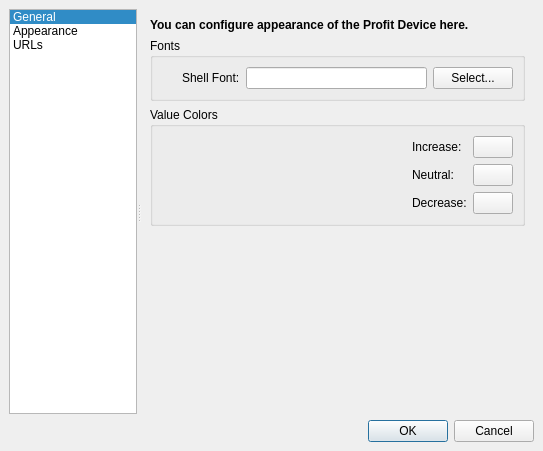
<ui version="4.0" >
 <class>SettingsDialog</class>
 <widget class="QDialog" name="SettingsDialog" >
  <property name="geometry" >
   <rect>
    <x>0</x>
    <y>0</y>
    <width>543</width>
    <height>451</height>
   </rect>
  </property>
  <property name="windowTitle" >
   <string>Profit Device Settings</string>
  </property>
  <property name="windowIcon" >
   <iconset resource="profit.qrc" >
    <normaloff>:/images/icons/blockdevice.png</normaloff>:/images/icons/blockdevice.png</iconset>
  </property>
  <layout class="QVBoxLayout" >
   <property name="spacing" >
    <number>6</number>
   </property>
   <property name="margin" >
    <number>9</number>
   </property>
   <item>
    <widget class="QSplitter" name="splitter" >
     <property name="orientation" >
      <enum>Qt::Horizontal</enum>
     </property>
     <widget class="QListWidget" name="sectionList" >
      <property name="sizePolicy" >
       <sizepolicy vsizetype="Expanding" hsizetype="Minimum" >
        <horstretch>0</horstretch>
        <verstretch>0</verstretch>
       </sizepolicy>
      </property>
      <property name="minimumSize" >
       <size>
        <width>128</width>
        <height>0</height>
       </size>
      </property>
      <property name="maximumSize" >
       <size>
        <width>128</width>
        <height>16777215</height>
       </size>
      </property>
      <property name="focusPolicy" >
       <enum>Qt::NoFocus</enum>
      </property>
      <property name="verticalScrollBarPolicy" >
       <enum>Qt::ScrollBarAlwaysOff</enum>
      </property>
      <property name="horizontalScrollBarPolicy" >
       <enum>Qt::ScrollBarAlwaysOff</enum>
      </property>
      <property name="iconSize" >
       <size>
        <width>32</width>
        <height>32</height>
       </size>
      </property>
      <property name="spacing" >
       <number>2</number>
      </property>
      <property name="viewMode" >
       <enum>QListView::ListMode</enum>
      </property>
      <property name="currentRow" >
       <number>0</number>
      </property>
      <item>
       <property name="text" >
        <string>General</string>
       </property>
       <property name="icon" >
        <iconset resource="profit.qrc" >
         <normaloff>:/images/icons/kcontrol.png</normaloff>:/images/icons/kcontrol.png</iconset>
       </property>
      </item>
      <item>
       <property name="text" >
        <string>Appearance</string>
       </property>
       <property name="icon" >
        <iconset resource="profit.qrc" >
         <normaloff>:/images/icons/looknfeel.png</normaloff>:/images/icons/looknfeel.png</iconset>
       </property>
      </item>
      <item>
       <property name="text" >
        <string>URLs</string>
       </property>
       <property name="icon" >
        <iconset resource="profit.qrc" >
         <normaloff>:/images/icons/www.png</normaloff>:/images/icons/www.png</iconset>
       </property>
      </item>
     </widget>
     <widget class="QStackedWidget" name="sectionStack" >
      <property name="currentIndex" >
       <number>1</number>
      </property>
      <widget class="QWidget" name="generalPage" >
       <property name="geometry" >
        <rect>
         <x>0</x>
         <y>0</y>
         <width>393</width>
         <height>401</height>
        </rect>
       </property>
       <layout class="QVBoxLayout" >
        <property name="spacing" >
         <number>6</number>
        </property>
        <property name="margin" >
         <number>9</number>
        </property>
        <item>
         <widget class="QLabel" name="label" >
          <property name="text" >
           <string>&lt;html>&lt;head>&lt;meta name="qrichtext" content="1" />&lt;style type="text/css">
p, li { white-space: pre-wrap; }
&lt;/style>&lt;/head>&lt;body style=" font-family:'Sans Serif'; font-size:9pt; font-weight:400; font-style:normal; text-decoration:none;">
&lt;p style=" margin-top:0px; margin-bottom:0px; margin-left:0px; margin-right:0px; -qt-block-indent:0; text-indent:0px;">&lt;span style=" font-weight:600;">You can configure the general behavior of the Profit Device here.&lt;/span>&lt;/p>&lt;/body>&lt;/html></string>
          </property>
         </widget>
        </item>
        <item>
         <widget class="QGroupBox" name="groupBox" >
          <property name="title" >
           <string>Ask Confirmation For</string>
          </property>
          <property name="flat" >
           <bool>true</bool>
          </property>
          <layout class="QVBoxLayout" >
           <property name="spacing" >
            <number>6</number>
           </property>
           <property name="margin" >
            <number>9</number>
           </property>
           <item>
            <widget class="QCheckBox" name="confirmCloseWhenModified" >
             <property name="text" >
              <string>Close with session modified</string>
             </property>
             <property name="checked" >
              <bool>true</bool>
             </property>
            </widget>
           </item>
           <item>
            <widget class="QCheckBox" name="confirmCloseWhenConnected" >
             <property name="text" >
              <string>Close when connected</string>
             </property>
             <property name="checked" >
              <bool>true</bool>
             </property>
            </widget>
           </item>
           <item>
            <widget class="QCheckBox" name="confirmActivateStrategy" >
             <property name="text" >
              <string>Activate trading strategy</string>
             </property>
             <property name="checked" >
              <bool>true</bool>
             </property>
            </widget>
           </item>
          </layout>
         </widget>
        </item>
        <item>
         <widget class="QGroupBox" name="groupBox" >
          <property name="title" >
           <string>Miscellaneous</string>
          </property>
          <property name="flat" >
           <bool>true</bool>
          </property>
          <layout class="QVBoxLayout" >
           <property name="spacing" >
            <number>6</number>
           </property>
           <property name="margin" >
            <number>9</number>
           </property>
           <item>
            <widget class="QCheckBox" name="useSystemTrayIcon" >
             <property name="text" >
              <string>Use system tray icon</string>
             </property>
             <property name="checked" >
              <bool>true</bool>
             </property>
            </widget>
           </item>
           <item>
            <layout class="QGridLayout" >
             <property name="margin" >
              <number>0</number>
             </property>
             <property name="spacing" >
              <number>6</number>
             </property>
             <item row="0" column="0" >
              <widget class="QLabel" name="label" >
               <property name="text" >
                <string>Startup Script:</string>
               </property>
              </widget>
             </item>
             <item row="1" column="1" >
              <widget class="QLineEdit" name="externalEditor" />
             </item>
             <item row="1" column="0" >
              <widget class="QLabel" name="label" >
               <property name="text" >
                <string>External Editor:</string>
               </property>
              </widget>
             </item>
             <item row="1" column="2" >
              <widget class="QPushButton" name="selectExternalEditor" >
               <property name="text" >
                <string>Select...</string>
               </property>
              </widget>
             </item>
             <item row="0" column="1" >
              <widget class="QLineEdit" name="startupScript" />
             </item>
             <item row="0" column="2" >
              <widget class="QPushButton" name="selectStartupScript" >
               <property name="text" >
                <string>Select...</string>
               </property>
              </widget>
             </item>
             <item row="2" column="1" >
              <widget class="QLabel" name="label" >
               <property name="text" >
                <string>Use &lt;b>$f&lt;/b> as filename argument.</string>
               </property>
              </widget>
             </item>
            </layout>
           </item>
          </layout>
         </widget>
        </item>
        <item>
         <spacer>
          <property name="orientation" >
           <enum>Qt::Vertical</enum>
          </property>
          <property name="sizeHint" stdset="0" >
           <size>
            <width>20</width>
            <height>16</height>
           </size>
          </property>
         </spacer>
        </item>
       </layout>
      </widget>
      <widget class="QWidget" name="appearancePage" >
       <property name="geometry" >
        <rect>
         <x>0</x>
         <y>0</y>
         <width>393</width>
         <height>401</height>
        </rect>
       </property>
       <layout class="QVBoxLayout" >
        <property name="spacing" >
         <number>6</number>
        </property>
        <property name="margin" >
         <number>9</number>
        </property>
        <item>
         <widget class="QLabel" name="label" >
          <property name="text" >
           <string>&lt;html>&lt;head>&lt;meta name="qrichtext" content="1" />&lt;style type="text/css">
p, li { white-space: pre-wrap; }
&lt;/style>&lt;/head>&lt;body style=" font-family:'Sans Serif'; font-size:9pt; font-weight:400; font-style:normal; text-decoration:none;">
&lt;p style=" margin-top:0px; margin-bottom:0px; margin-left:0px; margin-right:0px; -qt-block-indent:0; text-indent:0px;">&lt;span style=" font-weight:600;">You can configure appearance of the Profit Device here.&lt;/span>&lt;/p>&lt;/body>&lt;/html></string>
          </property>
          <property name="wordWrap" >
           <bool>true</bool>
          </property>
         </widget>
        </item>
        <item>
         <widget class="QGroupBox" name="groupBox" >
          <property name="title" >
           <string>Fonts</string>
          </property>
          <property name="flat" >
           <bool>true</bool>
          </property>
          <layout class="QVBoxLayout" >
           <property name="spacing" >
            <number>6</number>
           </property>
           <property name="margin" >
            <number>9</number>
           </property>
           <item>
            <layout class="QHBoxLayout" >
             <property name="spacing" >
              <number>6</number>
             </property>
             <property name="margin" >
              <number>0</number>
             </property>
             <item>
              <spacer>
               <property name="orientation" >
                <enum>Qt::Horizontal</enum>
               </property>
               <property name="sizeHint" stdset="0" >
                <size>
                 <width>20</width>
                 <height>20</height>
                </size>
               </property>
              </spacer>
             </item>
             <item>
              <widget class="QLabel" name="label" >
               <property name="text" >
                <string>Shell Font:</string>
               </property>
              </widget>
             </item>
             <item>
              <widget class="QLineEdit" name="shellFont" >
               <property name="sizePolicy" >
                <sizepolicy vsizetype="Fixed" hsizetype="Expanding" >
                 <horstretch>1</horstretch>
                 <verstretch>0</verstretch>
                </sizepolicy>
               </property>
               <property name="focusPolicy" >
                <enum>Qt::NoFocus</enum>
               </property>
               <property name="readOnly" >
                <bool>true</bool>
               </property>
              </widget>
             </item>
             <item>
              <widget class="QPushButton" name="selectShellFont" >
               <property name="text" >
                <string>Select...</string>
               </property>
              </widget>
             </item>
            </layout>
           </item>
          </layout>
         </widget>
        </item>
        <item>
         <widget class="QGroupBox" name="groupBox" >
          <property name="title" >
           <string>Value Colors</string>
          </property>
          <property name="flat" >
           <bool>true</bool>
          </property>
          <layout class="QHBoxLayout" >
           <property name="spacing" >
            <number>6</number>
           </property>
           <property name="margin" >
            <number>9</number>
           </property>
           <item>
            <spacer>
             <property name="orientation" >
              <enum>Qt::Horizontal</enum>
             </property>
             <property name="sizeHint" stdset="0" >
              <size>
               <width>161</width>
               <height>20</height>
              </size>
             </property>
            </spacer>
           </item>
           <item>
            <layout class="QGridLayout" >
             <property name="margin" >
              <number>0</number>
             </property>
             <property name="spacing" >
              <number>6</number>
             </property>
             <item row="2" column="1" >
              <widget class="QPushButton" name="decreaseColor" >
               <property name="text" >
                <string/>
               </property>
               <property name="flat" >
                <bool>false</bool>
               </property>
              </widget>
             </item>
             <item row="2" column="0" >
              <widget class="QLabel" name="label" >
               <property name="text" >
                <string>Decrease:</string>
               </property>
              </widget>
             </item>
             <item row="1" column="1" >
              <widget class="QPushButton" name="neutralColor" >
               <property name="text" >
                <string/>
               </property>
              </widget>
             </item>
             <item row="0" column="0" >
              <widget class="QLabel" name="label" >
               <property name="text" >
                <string>Increase:</string>
               </property>
              </widget>
             </item>
             <item row="0" column="1" >
              <widget class="QPushButton" name="increaseColor" >
               <property name="text" >
                <string/>
               </property>
              </widget>
             </item>
             <item row="1" column="0" >
              <widget class="QLabel" name="label" >
               <property name="text" >
                <string>Neutral:</string>
               </property>
              </widget>
             </item>
            </layout>
           </item>
          </layout>
         </widget>
        </item>
        <item>
         <spacer>
          <property name="orientation" >
           <enum>Qt::Vertical</enum>
          </property>
          <property name="sizeHint" stdset="0" >
           <size>
            <width>20</width>
            <height>41</height>
           </size>
          </property>
         </spacer>
        </item>
       </layout>
      </widget>
      <widget class="QWidget" name="urlsPage" >
       <property name="geometry" >
        <rect>
         <x>0</x>
         <y>0</y>
         <width>100</width>
         <height>30</height>
        </rect>
       </property>
       <layout class="QVBoxLayout" >
        <property name="spacing" >
         <number>6</number>
        </property>
        <property name="margin" >
         <number>9</number>
        </property>
        <item>
         <widget class="QLabel" name="label" >
          <property name="text" >
           <string>&lt;html>&lt;head>&lt;meta name="qrichtext" content="1" />&lt;style type="text/css">
p, li { white-space: pre-wrap; }
&lt;/style>&lt;/head>&lt;body style=" font-family:'Sans Serif'; font-size:9pt; font-weight:400; font-style:normal; text-decoration:none;">
&lt;p style=" margin-top:0px; margin-bottom:0px; margin-left:0px; margin-right:0px; -qt-block-indent:0; text-indent:0px;">&lt;span style=" font-weight:600;">You can configure the URLs used by the Profit Device here.&lt;/span>&lt;/p>&lt;/body>&lt;/html></string>
          </property>
         </widget>
        </item>
        <item>
         <widget class="QGroupBox" name="groupBox" >
          <property name="title" >
           <string>Ticker URLs</string>
          </property>
          <property name="flat" >
           <bool>true</bool>
          </property>
          <layout class="QVBoxLayout" >
           <property name="spacing" >
            <number>6</number>
           </property>
           <property name="margin" >
            <number>9</number>
           </property>
           <item>
            <layout class="QHBoxLayout" >
             <property name="spacing" >
              <number>6</number>
             </property>
             <property name="margin" >
              <number>0</number>
             </property>
             <item>
              <widget class="QListWidget" name="tickerUrls" >
               <property name="editTriggers" >
                <set>QAbstractItemView::DoubleClicked|QAbstractItemView::EditKeyPressed</set>
               </property>
               <property name="alternatingRowColors" >
                <bool>true</bool>
               </property>
               <property name="spacing" >
                <number>1</number>
               </property>
              </widget>
             </item>
             <item>
              <layout class="QVBoxLayout" >
               <property name="spacing" >
                <number>6</number>
               </property>
               <property name="margin" >
                <number>0</number>
               </property>
               <item>
                <widget class="QPushButton" name="tickerUrlAdd" >
                 <property name="enabled" >
                  <bool>false</bool>
                 </property>
                 <property name="text" >
                  <string/>
                 </property>
                 <property name="icon" >
                  <iconset resource="profit.qrc" >
                   <normaloff>:/images/icons/edit_add.png</normaloff>:/images/icons/edit_add.png</iconset>
                 </property>
                </widget>
               </item>
               <item>
                <widget class="QPushButton" name="tickerUrlRemove" >
                 <property name="enabled" >
                  <bool>false</bool>
                 </property>
                 <property name="text" >
                  <string/>
                 </property>
                 <property name="icon" >
                  <iconset resource="profit.qrc" >
                   <normaloff>:/images/icons/edit_remove.png</normaloff>:/images/icons/edit_remove.png</iconset>
                 </property>
                </widget>
               </item>
               <item>
                <widget class="QPushButton" name="tickerUrlUp" >
                 <property name="enabled" >
                  <bool>false</bool>
                 </property>
                 <property name="text" >
                  <string/>
                 </property>
                 <property name="icon" >
                  <iconset resource="profit.qrc" >
                   <normaloff>:/images/icons/up.png</normaloff>:/images/icons/up.png</iconset>
                 </property>
                </widget>
               </item>
               <item>
                <widget class="QPushButton" name="tickerUrlDown" >
                 <property name="enabled" >
                  <bool>false</bool>
                 </property>
                 <property name="text" >
                  <string/>
                 </property>
                 <property name="icon" >
                  <iconset resource="profit.qrc" >
                   <normaloff>:/images/icons/down.png</normaloff>:/images/icons/down.png</iconset>
                 </property>
                </widget>
               </item>
               <item>
                <spacer>
                 <property name="orientation" >
                  <enum>Qt::Vertical</enum>
                 </property>
                 <property name="sizeHint" stdset="0" >
                  <size>
                   <width>20</width>
                   <height>40</height>
                  </size>
                 </property>
                </spacer>
               </item>
              </layout>
             </item>
            </layout>
           </item>
           <item>
            <widget class="QLabel" name="label" >
             <property name="text" >
              <string>&lt;html>&lt;head>&lt;meta name="qrichtext" content="1" />&lt;style type="text/css">
p, li { white-space: pre-wrap; }
&lt;/style>&lt;/head>&lt;body style=" font-family:'Sans Serif'; font-size:9pt; font-weight:400; font-style:normal; text-decoration:none;">
&lt;p style=" margin-top:0px; margin-bottom:0px; margin-left:0px; margin-right:0px; -qt-block-indent:0; text-indent:0px;">These items are included on the ticker display context menu.  Enter them in the form &lt;span style=" font-weight:600;">Display Text:URL&lt;/span>.  Within the URL, the string &lt;span style=" font-weight:600;">$symbol&lt;/span> will be replaced with the selected ticker symbol.&lt;/p>&lt;/body>&lt;/html></string>
             </property>
             <property name="wordWrap" >
              <bool>true</bool>
             </property>
            </widget>
           </item>
          </layout>
         </widget>
        </item>
        <item>
         <spacer>
          <property name="orientation" >
           <enum>Qt::Vertical</enum>
          </property>
          <property name="sizeHint" stdset="0" >
           <size>
            <width>20</width>
            <height>16</height>
           </size>
          </property>
         </spacer>
        </item>
       </layout>
      </widget>
     </widget>
    </widget>
   </item>
   <item>
    <widget class="QDialogButtonBox" name="buttonBox" >
     <property name="orientation" >
      <enum>Qt::Horizontal</enum>
     </property>
     <property name="standardButtons" >
      <set>QDialogButtonBox::Cancel|QDialogButtonBox::Ok</set>
     </property>
    </widget>
   </item>
  </layout>
 </widget>
 <tabstops>
  <tabstop>confirmCloseWhenModified</tabstop>
  <tabstop>confirmCloseWhenConnected</tabstop>
  <tabstop>confirmActivateStrategy</tabstop>
  <tabstop>startupScript</tabstop>
  <tabstop>selectStartupScript</tabstop>
  <tabstop>externalEditor</tabstop>
  <tabstop>selectExternalEditor</tabstop>
  <tabstop>useSystemTrayIcon</tabstop>
  <tabstop>buttonBox</tabstop>
  <tabstop>selectShellFont</tabstop>
  <tabstop>increaseColor</tabstop>
  <tabstop>tickerUrls</tabstop>
  <tabstop>tickerUrlAdd</tabstop>
  <tabstop>tickerUrlRemove</tabstop>
  <tabstop>tickerUrlUp</tabstop>
  <tabstop>tickerUrlDown</tabstop>
  <tabstop>neutralColor</tabstop>
  <tabstop>decreaseColor</tabstop>
 </tabstops>
 <resources>
  <include location="profit.qrc" />
 </resources>
 <connections>
  <connection>
   <sender>buttonBox</sender>
   <signal>accepted()</signal>
   <receiver>SettingsDialog</receiver>
   <slot>accept()</slot>
   <hints>
    <hint type="sourcelabel" >
     <x>265</x>
     <y>369</y>
    </hint>
    <hint type="destinationlabel" >
     <x>265</x>
     <y>195</y>
    </hint>
   </hints>
  </connection>
  <connection>
   <sender>buttonBox</sender>
   <signal>rejected()</signal>
   <receiver>SettingsDialog</receiver>
   <slot>reject()</slot>
   <hints>
    <hint type="sourcelabel" >
     <x>265</x>
     <y>369</y>
    </hint>
    <hint type="destinationlabel" >
     <x>265</x>
     <y>195</y>
    </hint>
   </hints>
  </connection>
  <connection>
   <sender>sectionList</sender>
   <signal>currentRowChanged(int)</signal>
   <receiver>sectionStack</receiver>
   <slot>setCurrentIndex(int)</slot>
   <hints>
    <hint type="sourcelabel" >
     <x>75</x>
     <y>140</y>
    </hint>
    <hint type="destinationlabel" >
     <x>255</x>
     <y>135</y>
    </hint>
   </hints>
  </connection>
 </connections>
</ui>
